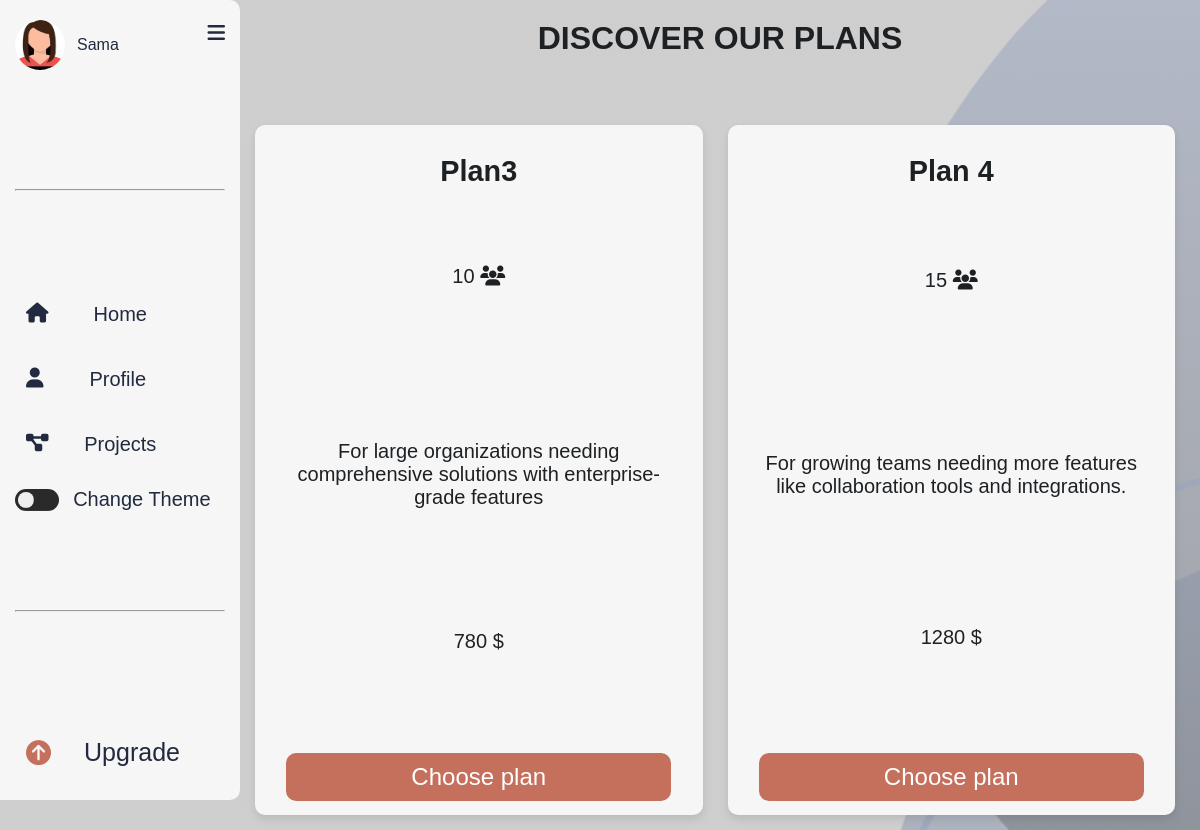
The app's page /upgrade.php (signed in) with its own data.
### tables this page shows
CREATE TABLE `user` (
  `user_id` int(11) NOT NULL,
  `user_name` varchar(255) NOT NULL,
  `user_email` varchar(255) NOT NULL,
  `user_phone` varchar(255) NOT NULL,
  `user_password` varchar(255) NOT NULL,
  `avatar_id` int(11) NOT NULL,
  `role_id` int(11) NOT NULL,
  `plan_id` int(11) DEFAULT NULL,
  `gender` varchar(255) NOT NULL
);

CREATE TABLE `avatar` (
  `avatar_id` int(11) NOT NULL,
  `avatar_name` varchar(255) NOT NULL,
  `avatar_image` longtext NOT NULL
);

CREATE TABLE `plan` (
  `plan_id` int(11) NOT NULL,
  `plan_name` varchar(255) NOT NULL,
  `members` int(11) NOT NULL,
  `price` float NOT NULL,
  `description` varchar(255) NOT NULL
);

### upgrade.php (the view, shortened to what this page needs)
<?php
include "connect.php";
$user_id = $_SESSION['user_id'];
$select_user = "SELECT * FROM `user` WHERE `user_id`=$user_id";
$run_user = mysqli_query($connect, $select_user);
$fetch_user = mysqli_fetch_assoc($run_user);
$oldplan_id = $fetch_user['plan_id'];
$select_old_plan = "SELECT * FROM `plan` WHERE `plan_id`=$oldplan_id";
$run_old_plan = mysqli_query($connect, $select_old_plan);
$fetch_old_plan = mysqli_fetch_assoc($run_old_plan);
$oldprice = $fetch_old_plan['price'];
$select1 = "SELECT * FROM `plan` WHERE `plan_id` > $oldplan_id";
$run1 = mysqli_query($connect, $select1);
?>
<!DOCTYPE html>
<html lang="en">
<head>
    <link rel="stylesheet" href="https://cdnjs.cloudflare.com/ajax/libs/font-awesome/6.5.2/css/all.min.css"
 />
    <link rel="stylesheet" href="./css/test.css">
</head>
<body>
    <div class="upgrade-container">
        <?php include('theside.php'); ?>
        <div class="restUpgrade" id="mainDiv">
            <div class="all-plans-up">
                <?php if ($oldplan_id == 4) { ?>
                    <div class="title">
                        <h1>No Plans To Upgrade</h1>
                    </div>
                <?php } else { ?>
                    <div class="title">
                        <h1>DISCOVER OUR PLANS</h1>
                    </div>
                <?php } ?>
                <div class="slide">
                    <?php
                    foreach ($run1 as $key) { ?>
                        <div class="card-common card">
                            <h4><?php echo $key['plan_name'] ?></h4>
                            <p class="member"> <?php echo $key['members'] ?> <i class="fa-solid fa-users"></i></p>
                            <p><?php echo $key['description']; ?>
                            </p>
                            <p class="price"> <?php echo $key['price'] - $oldprice ?> $</p>
                            <a href="pay.php?plan=<?php echo $key['plan_id']; ?>">Choose plan</a>
                        </div>
                    <?php } ?>
                </div>
            </div>
        </div>
    </div>
</body>
</html>

### theside.php (shortened to what this page needs)
<?php
include('connect.php');
if(isset($_SESSION['user_id'])){
$user_id = $_SESSION['user_id'];
$select = "SELECT * FROM `user`JOIN `avatar` ON `user`.`avatar_id`=`avatar`.`avatar_id` WHERE `user_id`='$user_id'";
$run_select = mysqli_query($connect, $select);
$select_plan = "SELECT plan_id FROM user WHERE user_id = $user_id";
$result = mysqli_query($connect, $select_plan);
$fetch_plan = mysqli_fetch_assoc($result);
$plan_id = $fetch_plan['plan_id'];
?>
<!DOCTYPE html>
<html lang="en">
<head>
    <link rel="stylesheet" href="https://cdnjs.cloudflare.com/ajax/libs/font-awesome/6.6.0/css/all.min.css"
 />
    <link rel="stylesheet" href="css/theside.css">
</head>
<body>
    <div class="side-nav-all">
        <div class="my-side-nav" id="sideNav">
            <div class="top">
                <div class="side-acc">
                    <?php foreach ($run_select as $data) { ?>
                        <div class="user-img"><img src="<?php echo 'img/' . $data['avatar_image']; ?>"
                                alt="<?php echo $data['avatar_image']; ?>"></div>
                        <p> <?php echo $data['user_name']; ?> </p>
                    <?php } ?>
                </div>
                <i class="fa-bars fa-solid btn-side btn-lg" id="toggleBtn"></i>
            </div>
            <hr class="break">
            <div class="middle">
                <div class="side-icons">
                    <a href="home.php" class="items">
                        <i class="fa-home fa-solid"></i>
                        <p>Home</p>
                    </a>
                </div>
                <div class="side-icons">
                    <a href="profileU.php" class="items">
                        <i class="fa-solid fa-user"></i>
                        <p>Profile</p>
                    </a>
                </div>
                <div class="side-icons">
                    <a href="projects.php" class="items">
                        <i class="fa-diagram-project fa-solid"></i>
                        <p>Projects</p>
                    </a>
                </div>
                <div class="side-icons ">
                    <input type="checkbox" class="theme-checkbox" id="theme-toggle">
                    <p>Change Theme</p>
                </div>
            </div>
            <hr class="break">
            <div class="logout">
                <?php if (!is_null($plan_id) && $plan_id !== ''): ?>
                    <div class="logout-cont">
                        <a href="upgrade.php">
                            <i class="fa-solid fa-circle-arrow-up"></i>
                            <p>Upgrade</p>
                        </a>
                    </div>
                <?php endif; ?>
            </div>
        </div>
    </div>
</body>
</html>
<?php } ?>

### css/test.css (style rules this page uses)
* { font-family: Arial, Helvetica, sans-serif; padding: 0; margin: 0; text-decoration: none; }
.upgrade-container { width: 100%; display: flex; justify-content: space-between; }
.restUpgrade { width: 80%; }
.slide { justify-content: center; display: flex; flex-wrap: wrap; min-height: 90vh; margin-top: 30px; }
.slide { box-sizing: border-box; text-align: center; padding: 15px; font-size: 24px; gap: 15px; }
.slide a { background-color: #c5705d; color: white; border: none; padding: 10px; cursor: pointer; width: 90%; border-radius: 10px; margin: 1% auto; }
.all-plans-up { width: 100%; }
.card { padding: 10px; color: #1e2124; flex-grow: 1; flex-basis: 0; background-color: #f6f6f6; display: flex; flex-direction: column; justify-content: space-around; margin-right: 10px; border-radius: 10px; box-shadow: 0 4px 8px rgba(0, 0, 0, 0.1); transition: transform 0.3s ease, box-shadow 0.3s ease; text-align: center; width: 23%; min-height: 60%; }
.slide p { font-size: smaller; padding-inline: 15px; padding-top: 20px; }
.slide h4 { text-transform:capitalize; margin-bottom: 10px; color: #1e2124; font-size: larger; position: relative; top: 20px; bottom: 10px; }
.title { text-align: center; min-height: 10vh; position: relative; color: #1e2124; padding-top: 20px; }
.price { position: relative; bottom: 30px; }

### records on screen
user: avatar.avatar_image (picture), user_name "Sama"
plan: plan_name "Plan3", members "10", description "For large organizations needing comprehensive solutions with enterprise-grade features", price "780"
plan: plan_name "Plan 4", members "15", description "For growing teams needing more features like collaboration tools and integrations.", price "1280"
